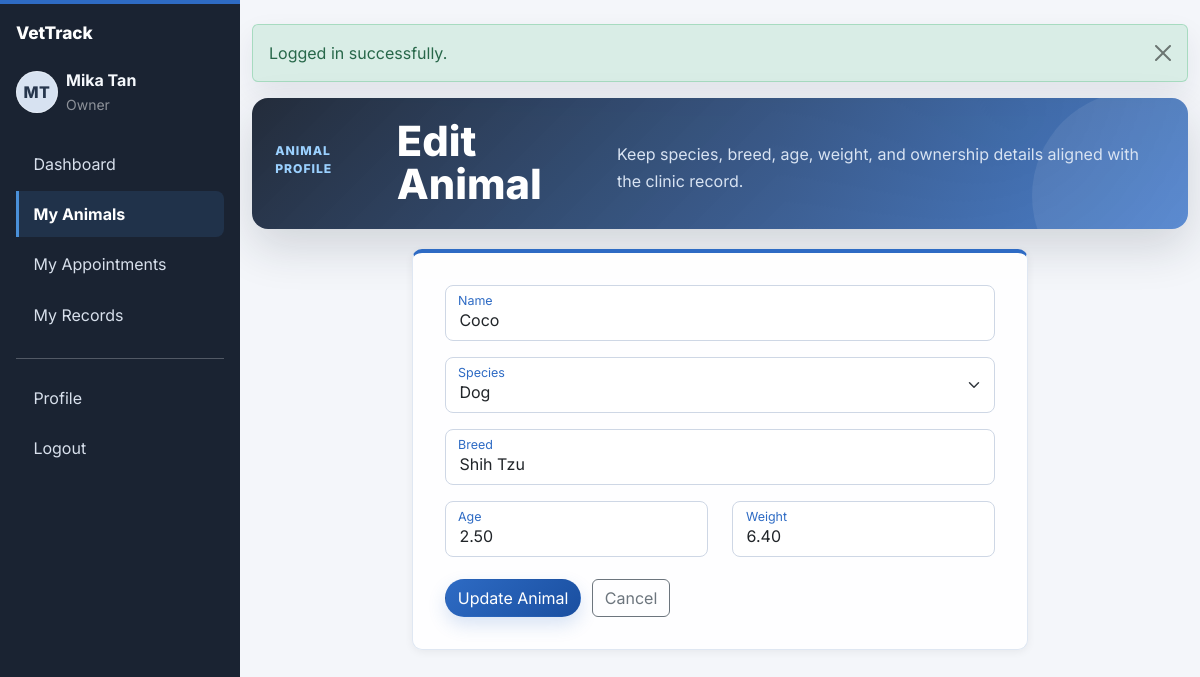
The app's page /pages/animals_form.php?id=1 (signed in) with its own data.
### tables this page shows
CREATE TABLE animals (
    id INT UNSIGNED AUTO_INCREMENT PRIMARY KEY,
    owner_id INT UNSIGNED NOT NULL,
    name VARCHAR(100) NOT NULL,
    species VARCHAR(100) NOT NULL DEFAULT 'other',
    breed VARCHAR(100) DEFAULT NULL,
    age DECIMAL(5,2) DEFAULT NULL,
    weight DECIMAL(6,2) DEFAULT NULL,
    created_at TIMESTAMP DEFAULT CURRENT_TIMESTAMP,
    CONSTRAINT fk_animals_owner
        FOREIGN KEY (owner_id)
        REFERENCES owners(id)
        ON DELETE CASCADE
        ON UPDATE CASCADE
);

### includes/functions.php (called while the page is built, shortened)
<?php
function app_url($path = '')
{
    return BASE_URL . ltrim((string) $path, '/');
}

### pages/animals_form.php (the view, shortened to what this page needs)
<?php
require_once __DIR__ . '/../config/db.php';
require_once __DIR__ . '/../includes/functions.php';
$role = $_SESSION['role'] ?? '';
$userId = (int) ($_SESSION['user_id'] ?? 0);
$id = isset($_GET['id']) ? (int) $_GET['id'] : 0;
$isEdit = $id > 0;
$errors = [];
$speciesOptions = ['dog', 'cat', 'bird', 'rabbit', 'other'];
$animal = [
    'name' => '',
    'species' => 'dog',
    'species_other' => '',
    'breed' => '',
    'age' => '',
    'weight' => '',
    'owner_id' => '',
];
$ownerIdForUser = 0;
if ($role === 'owner') {
    $ownerStmt = $pdo->prepare('SELECT id FROM owners WHERE user_id = :user_id LIMIT 1');
    $ownerStmt->execute(['user_id' => $userId]);
    $owner = $ownerStmt->fetch();
    $ownerIdForUser = $owner ? (int) $owner['id'] : 0;
}
if ($isEdit) {
    if ($role === 'owner') {
        $loadStmt = $pdo->prepare('SELECT * FROM animals WHERE id = :id AND owner_id = :owner_id LIMIT 1');
        $loadStmt->execute([
            'id' => $id,
            'owner_id' => $ownerIdForUser,
        ]);
    } else {
        $loadStmt = $pdo->prepare('SELECT * FROM animals WHERE id = :id LIMIT 1');
        $loadStmt->execute(['id' => $id]);
    }
    $loadedAnimal = $loadStmt->fetch();
    $animal = $loadedAnimal;
}
include __DIR__ . '/../includes/header.php';
?>
<div class="entity-page">
    <section class="entity-hero">
        <p class="entity-kicker">
            <?php echo htmlspecialchars('Animal profile', ENT_QUOTES, 'UTF-8'); ?>
        </p>
        <h1 class="entity-title">
            <?php echo htmlspecialchars($isEdit ? 'Edit Animal' : 'Add New Animal', ENT_QUOTES, 'UTF-8'); ?>
        </h1>
        <p class="entity-subtitle">
            <?php echo htmlspecialchars('Keep species, breed, age, weight, and ownership details aligned with the clinic record.', ENT_QUOTES, 'UTF-8'); ?>
        </p>
    </section>
    <div class="form-shell">
        <section class="form-card card">
            <div class="card-body">
                <form method="post" action="<?php echo htmlspecialchars($isEdit ? app_url('pages/animals_form.php?id=' . $id) : app_url('pages/animals_form.php'), ENT_QUOTES, 'UTF-8'); ?>" novalidate>
                    <div class="mb-3 form-floating-custom">
                        <input type="text" name="name" id="name"
                               class="form-control <?php echo htmlspecialchars(isset($errors['name']) ? 'is-invalid' : '', ENT_QUOTES, 'UTF-8'); ?>"
                               placeholder=" "
                               value="<?php echo htmlspecialchars($animal['name'], ENT_QUOTES, 'UTF-8'); ?>">
                        <label for="name" class="form-label">
                        </label>
                    </div>
                    <div class="mb-3 form-floating-custom">
                        <select name="species" id="species" class="form-select <?php echo htmlspecialchars(isset($errors['species']) ? 'is-invalid' : '', ENT_QUOTES, 'UTF-8'); ?>">
                            <?php foreach ($speciesOptions as $species): ?>
                                <option value="<?php echo htmlspecialchars($species, ENT_QUOTES, 'UTF-8'); ?>"
                                    <?php echo htmlspecialchars($animal['species'] === $species ? 'selected' : '', ENT_QUOTES, 'UTF-8'); ?>>
                                    <?php echo htmlspecialchars(ucfirst($species), ENT_QUOTES, 'UTF-8'); ?>
                                </option>
                            <?php endforeach; ?>
                        </select>
                        <label for="species" class="form-label">
                        </label>
                    </div>
                    <div class="mb-3 form-floating-custom">
                        <input type="text" name="breed" id="breed"
                               class="form-control <?php echo htmlspecialchars(isset($errors['breed']) ? 'is-invalid' : '', ENT_QUOTES, 'UTF-8'); ?>"
                               placeholder=" "
                               value="<?php echo htmlspecialchars($animal['breed'], ENT_QUOTES, 'UTF-8'); ?>">
                        <label for="breed" class="form-label">
                        </label>
                    </div>
                    <div class="row">
                        <div class="col-md-6">
                            <div class="mb-3 form-floating-custom">
                                <input type="number" step="0.01" min="0" name="age" id="age"
                                       class="form-control <?php echo htmlspecialchars(isset($errors['age']) ? 'is-invalid' : '', ENT_QUOTES, 'UTF-8'); ?>"
                                       placeholder=" "
                                       value="<?php echo htmlspecialchars((string) $animal['age'], ENT_QUOTES, 'UTF-8'); ?>">
                                <label for="age" class="form-label">
                                </label>
                            </div>
                        </div>
                        <div class="col-md-6">
                            <div class="mb-3 form-floating-custom">
                                <input type="number" step="0.01" min="0.01" name="weight" id="weight"
                                       class="form-control <?php echo htmlspecialchars(isset($errors['weight']) ? 'is-invalid' : '', ENT_QUOTES, 'UTF-8'); ?>"
                                       placeholder=" "
                                       value="<?php echo htmlspecialchars((string) $animal['weight'], ENT_QUOTES, 'UTF-8'); ?>">
                                <label for="weight" class="form-label">
                                </label>
                            </div>
                        </div>
                    </div>
                    <div class="form-actions">
                        <button type="submit" class="btn btn-primary">
                            <?php echo htmlspecialchars($isEdit ? 'Update Animal' : 'Save Animal', ENT_QUOTES, 'UTF-8'); ?>
                        </button>
                        <a href="<?php echo htmlspecialchars(app_url('pages/animals.php'), ENT_QUOTES, 'UTF-8'); ?>" class="btn btn-outline-secondary">
                            <?php echo htmlspecialchars('Cancel', ENT_QUOTES, 'UTF-8'); ?>
                        </a>
                    </div>
                </form>
            </div>
        </section>
    </div>
</div>
<?php include __DIR__ . '/../includes/footer.php'; ?>

### assets/css/style.css (style rules this page uses)
:root { --vet-primary: #2e6bc4; --vet-primary-dark: #1a4fa0; --vet-accent: #4A90D9; --vet-danger: #E53E3E; --vet-sidebar: #1a2332; --vet-bg: #f4f6fa; --vet-text: #253044; --vet-muted: #6b778c; --vet-card-shadow: 0 2px 8px rgba(0, 0, 0, 0.06); }
body { background-color: var(--vet-bg); color: var(--vet-text); font-family: "Inter", system-ui, -apple-system, BlinkMacSystemFont, "Segoe UI", sans-serif; }
.btn-primary { background: linear-gradient(135deg, var(--vet-primary), var(--vet-primary-dark)); border-color: transparent; border-radius: 999px; box-shadow: 0 8px 18px rgba(46, 107, 196, 0.18); }
.btn-outline-secondary, .btn-outline-danger { background-color: transparent; }
.card { border: 0; border-radius: 10px; box-shadow: var(--vet-card-shadow); }
.form-control, .form-select { border-color: #ced7e5; border-radius: 8px; }
.form-floating-custom { position: relative; }
.form-floating-custom > .form-control, .form-floating-custom > .form-select { min-height: 56px; padding: 1.35rem 0.85rem 0.45rem; }
.form-floating-custom > label { position: absolute; top: 0.95rem; left: 0.85rem; z-index: 2; max-width: calc(100% - 1.7rem); color: #6b778c; pointer-events: none; transform-origin: left top; transition: transform 0.14s ease, color 0.14s ease, top 0.14s ease; }
.form-floating-custom > .form-control:focus + label, .form-floating-custom > .form-control:not(:placeholder-shown) + label, .form-floating-custom > .form-select + label { top: 0.38rem; color: var(--vet-primary); transform: scale(0.78); }
.entity-page { display: grid; gap: 1.25rem; }
.entity-hero { position: relative; overflow: hidden; display: flex; align-items: center; justify-content: space-between; gap: 1.5rem; padding: 1.35rem 1.45rem; border-radius: 16px; background: linear-gradient(135deg, rgba(26, 35, 50, 0.96), rgba(46, 107, 196, 0.84)), radial-gradient(circle at 82% 18%, rgba(155, 209, 255, 0.3), transparent 32%); color: #ffffff; box-shadow: 0 18px 46px rgba(26, 35, 50, 0.16); }
.entity-hero::after { content: ""; position: absolute; right: -54px; bottom: -72px; width: 210px; height: 210px; border-radius: 50%; background: rgba(255, 255, 255, 0.08); }
.entity-hero > * { position: relative; z-index: 1; }
.entity-kicker { margin-bottom: 0.35rem; color: #9bd1ff; font-size: 0.76rem; font-weight: 800; letter-spacing: 0.08em; text-transform: uppercase; }
.entity-title { margin: 0; color: #ffffff; font-size: clamp(1.8rem, 4vw, 2.6rem); font-weight: 800; line-height: 1.05; }
.entity-subtitle { max-width: 720px; margin: 0.55rem 0 0; color: #d8e3f2; line-height: 1.65; }
.filter-card, .entity-table-card, .form-card, .profile-card { border: 1px solid #dfe7f2; background: rgba(255, 255, 255, 0.94); }
.filter-card .card-body, .entity-table-card .card-body, .form-card .card-body, .profile-card .card-body { padding: 1.15rem; }
.form-shell { max-width: 980px; margin: 0 auto; }
.form-card { border-top: 4px solid var(--vet-primary); }
.form-card .card-body { padding: clamp(1.25rem, 3vw, 2rem); }
.form-actions { display: flex; flex-wrap: wrap; gap: 0.65rem; padding-top: 0.4rem; }

### records on screen
animals: name "Coco", breed "Shih Tzu", age "2.50", weight "6.40"

### other values on screen
get_initials($userName) "MT"
$userName "Mika Tan"
$userRole "Owner"
$link['label'] "Dashboard"
$link['label'] "My Animals"
$link['label'] "My Appointments"
$link['label'] "My Records"
$message "Logged in successfully."
$isEdit ? 'Edit Animal' : 'Add New Animal' "Edit Animal"
$isEdit ? 'Update Animal' : 'Save Animal' "Update Animal"
form field species "Dog"
